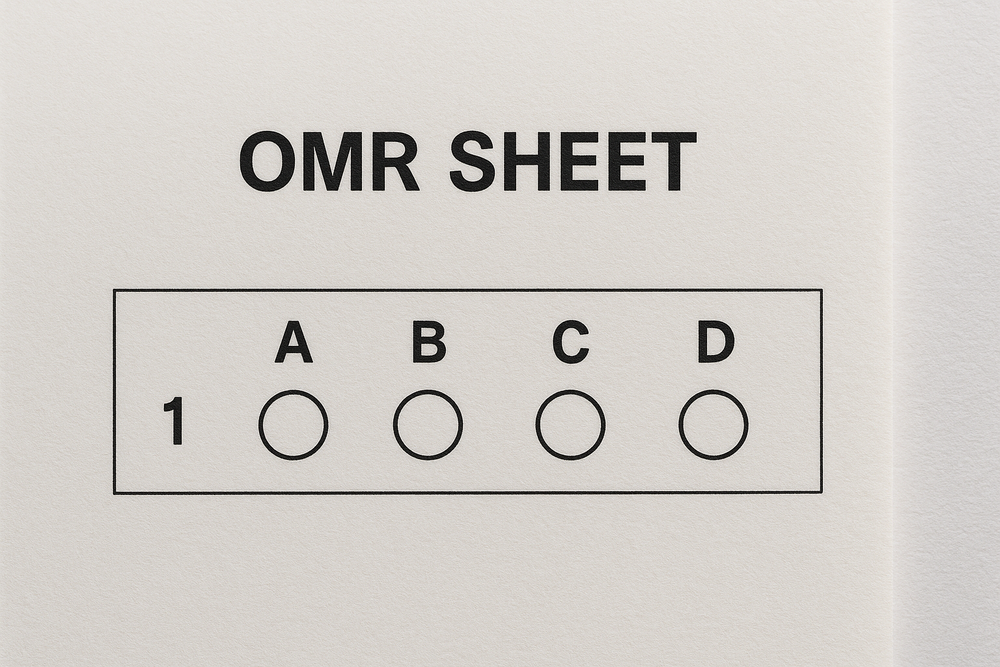
#> input picture Sample-1.png, 1000 x 667 px, shrunk from 1536 x 1024 before the run
$ python 'Colored-to-B&W.py'
#> lines starting #> are read from the running program, lines starting #| are printed output that depends on the picture; after the words box and inside, x2 and y2 are one past the last pixel; in counts of white or black regions, pixels touching at a corner belong together
from PIL import Image
import numpy as np

def convert_to_bw_with_threshold(image_path, threshold=128):
    #We will Load the Image
#> called with image_path = 'Sample-1.png', threshold = 150
    image = Image.open(image_path).convert("L")  # First convert to grayscale
    img_array = np.array(image)

    # Apply threshold (pixels > threshold become white, else black)
    bw_array = np.where(img_array > threshold, 255, 0)
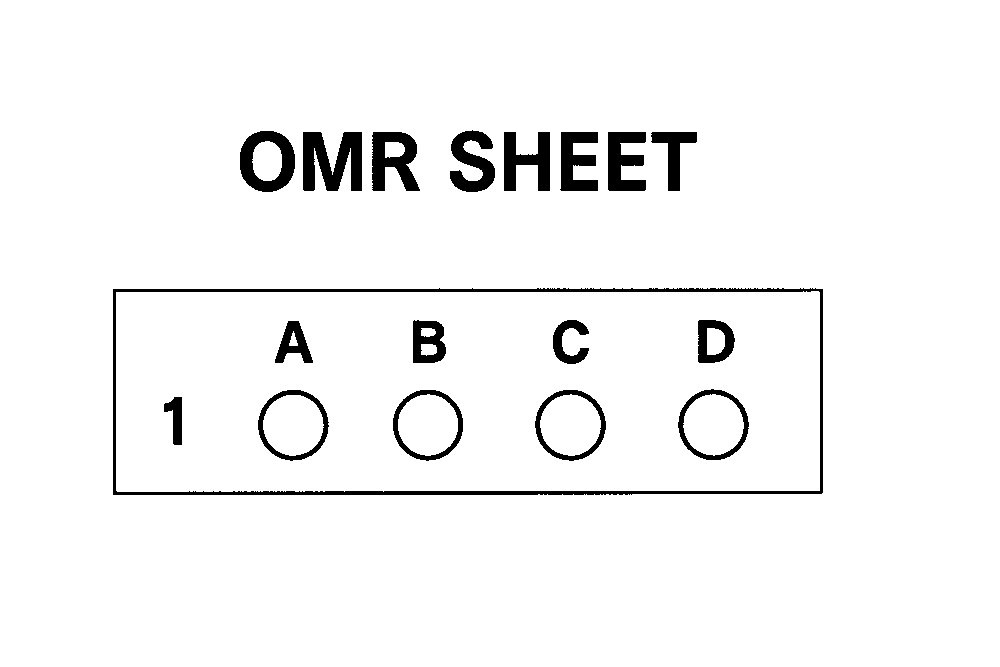
#> bw_array: shape (667, 1000) int64; 95.9% white; 18 black regions, largest, box (x1, y1, x2, y2) and area: (113, 288, 823, 495) 5892, (303, 132, 362, 191) 2444, (372, 132, 420, 191) 1785

    # Convert back to PIL image
    bw_image = Image.fromarray(bw_array.astype('uint8'))

    # Save and show
    if(image_path=="Sample-1.png"):
        bw_image.save("Sample-1-B&W.png")
    elif(image_path=="Sample-2.png"):
        bw_image.save("Sample-2-B&W.png")
    bw_image.show()

convert_to_bw_with_threshold("Sample-1.png", threshold=150)
convert_to_bw_with_threshold("Sample-2.png", threshold=150)
#> call 2 of convert_to_bw_with_threshold, with image_path = 'Sample-2.png', threshold = 150
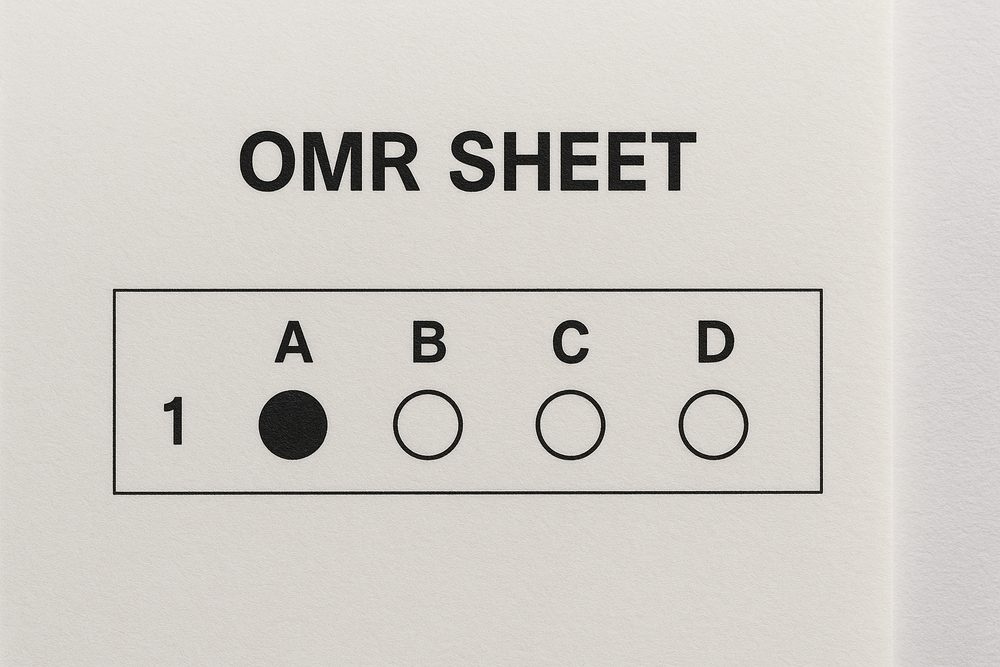
#> input picture Sample-2.png, 1000 x 667 px, shrunk from 1536 x 1024 before the run
#> in convert_to_bw_with_threshold (call 2), `bw_array = np.where(img_array > threshold, 255, 0)`:
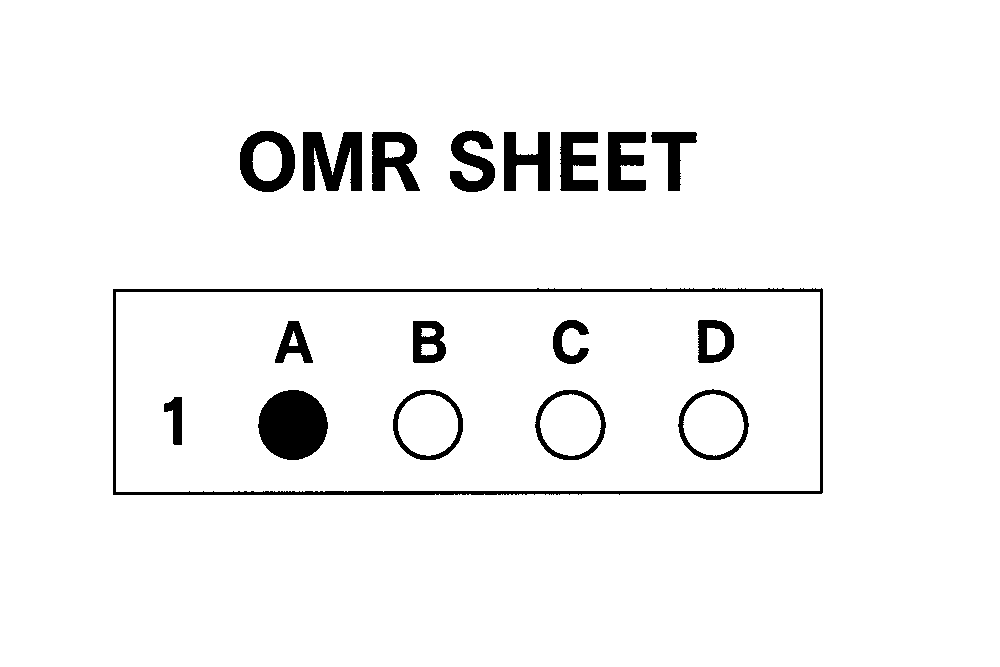
#> bw_array: shape (667, 1000) int64; 95.5% white; 18 black regions, largest, box (x1, y1, x2, y2) and area: (113, 288, 823, 495) 5725, (258, 390, 328, 460) 3817, (303, 132, 362, 191) 2448

#Basically , to use it Primarily you have to install Pillow Numpy
#pip install pillow numpy (which you can use to get it install after that you can use it )...
